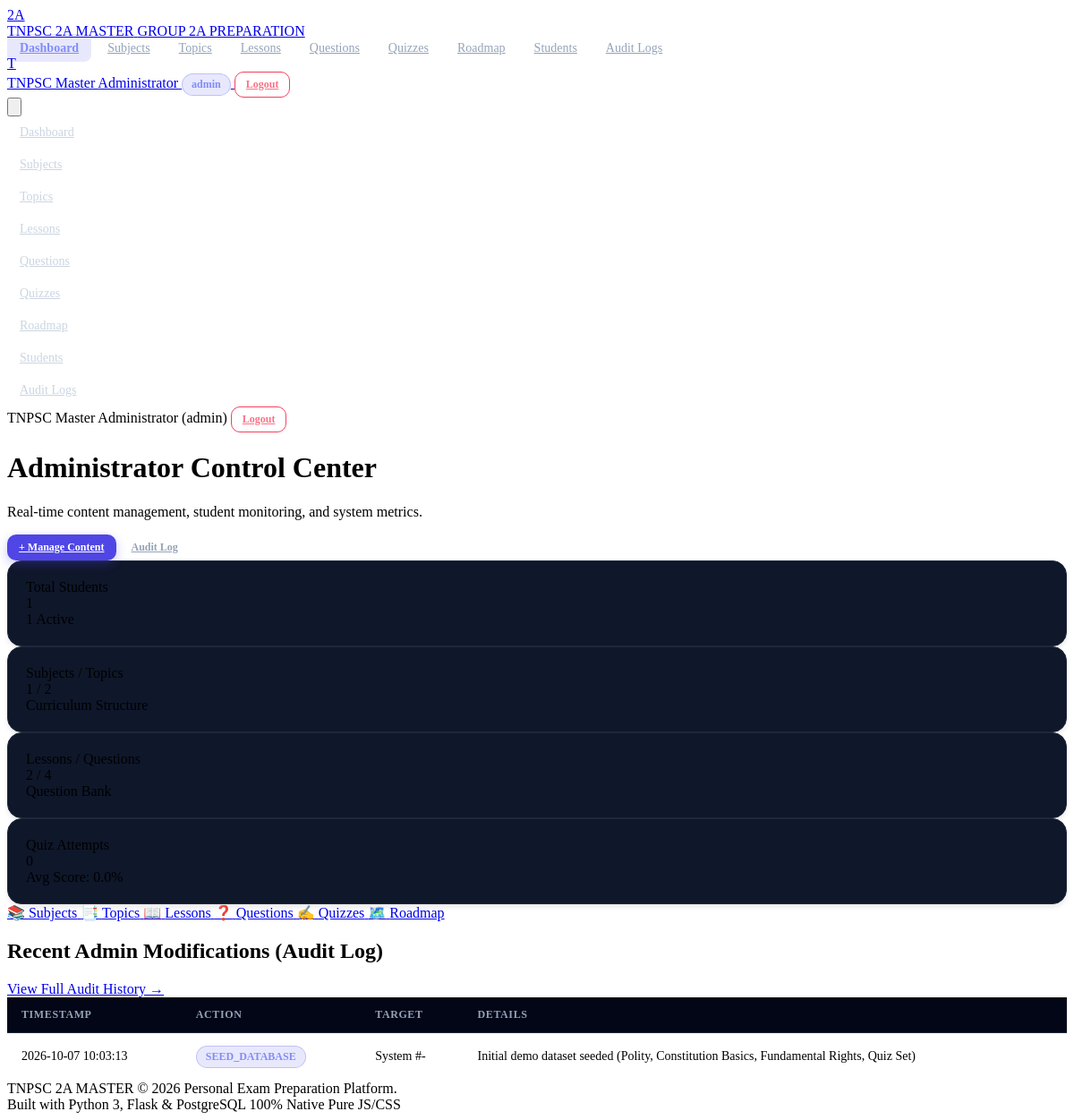
The page /admin/dashboard (signed in) on the database its author committed.
### models/audit_log.py (models this page shows, shortened)
class AuditLog(db.Model):
    __tablename__ = 'audit_logs'
    id = db.Column(db.Integer, primary_key=True)
    admin_id = db.Column(db.Integer, db.ForeignKey('users.id'), nullable=False, index=True)
    action = db.Column(db.String(100), nullable=False)
    target_type = db.Column(db.String(50), nullable=False)
    target_id = db.Column(db.Integer, nullable=True)
    details = db.Column(db.Text, nullable=True)
    timestamp = db.Column(db.DateTime, default=lambda: datetime.now(timezone.utc), nullable=False)

### routes/admin.py (the view)
@admin_bp.route('/')
@admin_bp.route('/dashboard')
@admin_required
def dashboard():
    admin_id = session.get('user_id')
    total_students = User.query.filter_by(role='student').count()
    active_students = User.query.filter_by(role='student', is_active=True).count()
    total_subjects = Subject.query.count()
    total_topics = Topic.query.count()
    total_lessons = Lesson.query.count()
    total_questions = Question.query.count()
    total_attempts = QuizAttempt.query.count()
    attempts = QuizAttempt.query.all()
    avg_quiz_score = round(sum(a.percentage for a in attempts) / len(attempts), 1) if attempts else 0.0
    recent_logs = AuditLog.query.order_by(AuditLog.timestamp.desc()).limit(10).all()
    return render_template(
        'admin/dashboard.html',
        total_students=total_students,
        active_students=active_students,
        total_subjects=total_subjects,
        total_topics=total_topics,
        total_lessons=total_lessons,
        total_questions=total_questions,
        total_attempts=total_attempts,
        avg_quiz_score=avg_quiz_score,
        recent_logs=recent_logs
    )

### routes/__init__.py (called while the page is built)
def admin_required(f):
    @wraps(f)
    def decorated_function(*args, **kwargs):
        if 'user_id' not in session:
            flash('Please log in to access this page.', 'warning')
            return redirect(url_for('auth.login', next=request.url))
        if session.get('role') != 'admin':
            flash('Access denied. Administrator privileges required.', 'danger')
            return redirect(url_for('student.dashboard'))
        return f(*args, **kwargs)
    return decorated_function

### templates/admin/dashboard.html (shortened to what this page needs)
{% extends 'base.html' %}
{% block content %}
<div class="space-y-6">
    <div class="flex flex-col md:flex-row md:items-center justify-between gap-4 pb-4 border-b border-slate-800">
        <div>
            <h1 class="text-2xl font-bold text-slate-100">Administrator Control Center</h1>
            <p class="text-sm text-slate-400 mt-1">Real-time content management, student monitoring, and system metrics.</p>
        </div>
        <div class="flex items-center space-x-2">
            <a href="{{ url_for('admin.subjects') }}" class="btn btn-primary btn-sm">+ Manage Content</a>
            <a href="{{ url_for('admin.audit_logs') }}" class="btn btn-ghost btn-sm">Audit Log</a>
        </div>
    </div>
    <div class="grid grid-cols-2 md:grid-cols-4 gap-4">
        <div class="stat-card">
            <span class="text-xs font-semibold text-slate-400 uppercase">Total Students</span>
            <div class="text-2xl font-extrabold text-slate-100 mt-1">{{ total_students }}</div>
            <span class="text-xs text-emerald-400 font-medium">{{ active_students }} Active</span>
        </div>
        <div class="stat-card">
            <span class="text-xs font-semibold text-slate-400 uppercase">Subjects / Topics</span>
            <div class="text-2xl font-extrabold text-indigo-400 mt-1">{{ total_subjects }} / {{ total_topics }}</div>
            <span class="text-xs text-slate-400 font-medium">Curriculum Structure</span>
        </div>
        <div class="stat-card">
            <span class="text-xs font-semibold text-slate-400 uppercase">Lessons / Questions</span>
            <div class="text-2xl font-extrabold text-purple-400 mt-1">{{ total_lessons }} / {{ total_questions }}</div>
            <span class="text-xs text-slate-400 font-medium">Question Bank</span>
        </div>
        <div class="stat-card">
            <span class="text-xs font-semibold text-slate-400 uppercase">Quiz Attempts</span>
            <div class="text-2xl font-extrabold text-amber-400 mt-1">{{ total_attempts }}</div>
            <span class="text-xs text-slate-400 font-medium">Avg Score: {{ avg_quiz_score }}%</span>
        </div>
    </div>
    <div class="grid grid-cols-2 sm:grid-cols-3 lg:grid-cols-6 gap-3">
        <a href="{{ url_for('admin.subjects') }}" class="card p-4 bg-slate-900 border border-slate-800 hover:border-indigo-500/40 text-center transition rounded-xl">
            <span class="text-2xl block mb-1">📚</span>
            <span class="text-xs font-bold text-slate-200">Subjects</span>
        </a>
        <a href="{{ url_for('admin.topics') }}" class="card p-4 bg-slate-900 border border-slate-800 hover:border-indigo-500/40 text-center transition rounded-xl">
            <span class="text-2xl block mb-1">📑</span>
            <span class="text-xs font-bold text-slate-200">Topics</span>
        </a>
        <a href="{{ url_for('admin.lessons') }}" class="card p-4 bg-slate-900 border border-slate-800 hover:border-indigo-500/40 text-center transition rounded-xl">
            <span class="text-2xl block mb-1">📖</span>
            <span class="text-xs font-bold text-slate-200">Lessons</span>
        </a>
        <a href="{{ url_for('admin.questions') }}" class="card p-4 bg-slate-900 border border-slate-800 hover:border-indigo-500/40 text-center transition rounded-xl">
            <span class="text-2xl block mb-1">❓</span>
            <span class="text-xs font-bold text-slate-200">Questions</span>
        </a>
        <a href="{{ url_for('admin.quizzes') }}" class="card p-4 bg-slate-900 border border-slate-800 hover:border-indigo-500/40 text-center transition rounded-xl">
            <span class="text-2xl block mb-1">✍️</span>
            <span class="text-xs font-bold text-slate-200">Quizzes</span>
        </a>
        <a href="{{ url_for('admin.roadmap') }}" class="card p-4 bg-slate-900 border border-slate-800 hover:border-indigo-500/40 text-center transition rounded-xl">
            <span class="text-2xl block mb-1">🗺️</span>
            <span class="text-xs font-bold text-slate-200">Roadmap</span>
        </a>
    </div>
    <div class="card p-6 bg-slate-900 border border-slate-800 rounded-2xl">
        <div class="flex items-center justify-between mb-4">
            <h2 class="text-lg font-bold text-slate-100">Recent Admin Modifications (Audit Log)</h2>
            <a href="{{ url_for('admin.audit_logs') }}" class="text-xs text-indigo-400 hover:text-indigo-300 font-semibold">View Full Audit History &rarr;</a>
        </div>
        <div class="overflow-x-auto">
            <table class="table-custom">
                <thead>
                    <tr>
                        <th>Timestamp</th>
                        <th>Action</th>
                        <th>Target</th>
                        <th>Details</th>
                    </tr>
                </thead>
                <tbody>
                {% for log in recent_logs %}
                    <tr>
                        <td class="text-xs font-mono text-slate-400">{{ log.timestamp.strftime('%Y-%m-%d %H:%M:%S') }}</td>
                        <td><span class="badge badge-indigo text-xs font-bold">{{ log.action }}</span></td>
                        <td class="text-slate-200 font-semibold text-xs">{{ log.target_type }} #{{ log.target_id or '-' }}</td>
                        <td class="text-slate-300 text-xs">{{ log.details }}</td>
                    </tr>
                {% else %}
                    <tr>
                        <td colspan="4" class="text-center py-4 text-slate-400">No audit records yet.</td>
                    </tr>
                {% endfor %}
                </tbody>
            </table>
        </div>
    </div>
</div>
{% endblock %}

### static/css/style.css (style rules this page uses)
.btn { display: inline-flex; items-center: center; justify-content: center; border-radius: 0.625rem; font-size: 0.875rem; font-weight: 600; padding: 0.5rem 1rem; transition: all 0.2s ease; cursor: pointer; border: 1px solid transparent; }
.btn-primary { background-color: #4f46e5; color: #ffffff; box-shadow: 0 4px 12px rgba(79, 70, 229, 0.3); }
.btn-ghost { background-color: transparent; color: #94a3b8; }
.btn-sm { padding: 0.375rem 0.75rem; font-size: 0.75rem; }
.badge { display: inline-flex; align-items: center; padding: 0.25rem 0.625rem; border-radius: 9999px; font-size: 0.75rem; font-weight: 600; }
.badge-indigo { background-color: rgba(99, 102, 241, 0.15); color: #818cf8; border: 1px solid rgba(99, 102, 241, 0.3); }
.stat-card { padding: 1.25rem; background-color: #0f172a; border: 1px solid #1e293b; border-radius: 1rem; box-shadow: 0 4px 6px -1px rgba(0, 0, 0, 0.1); }
.table-custom { width: 100%; border-collapse: collapse; text-align: left; font-size: 0.875rem; }
.table-custom th { padding: 0.75rem 1rem; background-color: #020617; color: #94a3b8; font-size: 0.75rem; font-weight: 700; text-transform: uppercase; letter-spacing: 0.05em; border-bottom: 1px solid #1e293b; }
.table-custom td { padding: 0.875rem 1rem; border-bottom: 1px solid #1e293b; vertical-align: middle; }
.table-custom tr:last-child td { border-bottom: none; }

### rows shown on the page
AuditLog: timestamp "2026-10-07 10:03:13", action "SEED_DATABASE", target_type "System", target_id "-", details "Initial demo dataset seeded (Polity, Constitution Basics, Fundamental Rights, Quiz Set)"

### other values the page prints
{{ current_user_name[0] if current_user_name else 'U' }} "T"
{{ current_user_name }} "TNPSC Master Administrator"
{{ current_user_role }} "admin"
{{ total_students }} "1"
{{ active_students }} "1"
{{ total_subjects }} "1"
{{ total_topics }} "2"
{{ total_lessons }} "2"
{{ total_questions }} "4"
{{ total_attempts }} "0"
{{ avg_quiz_score }} "0.0"
